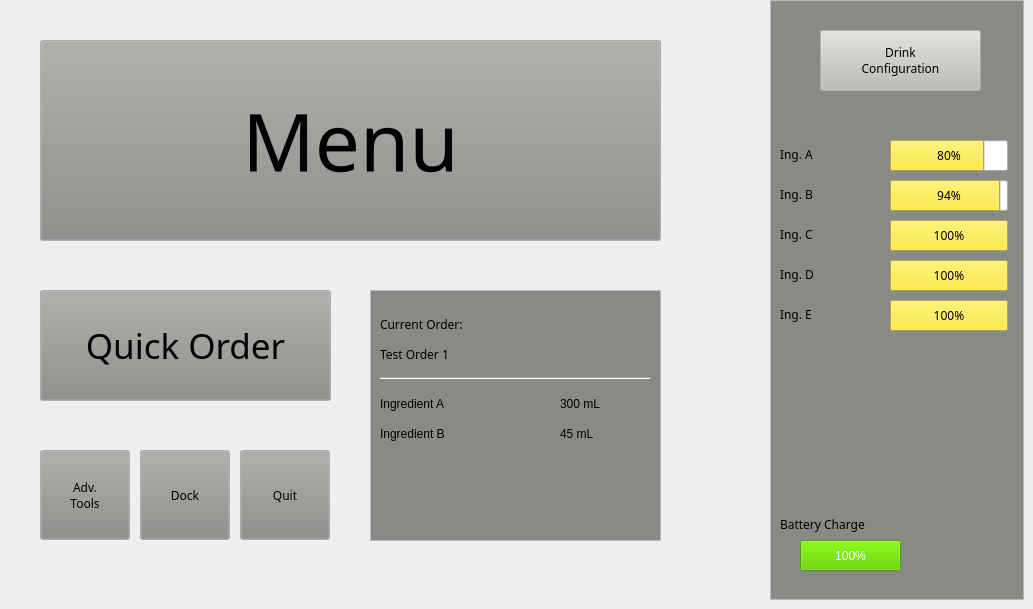
   <widget class="QWidget" name="page">
    <property name="sizePolicy">
     <sizepolicy hsizetype="MinimumExpanding" vsizetype="MinimumExpanding">
      <horstretch>0</horstretch>
      <verstretch>0</verstretch>
     </sizepolicy>
    </property>
    <widget class="QPushButton" name="pushButton_6">
     <property name="geometry">
      <rect>
       <x>820</x>
       <y>30</y>
       <width>161</width>
       <height>61</height>
      </rect>
     </property>
     <property name="palette">
      <palette>
       <active>
        <colorrole role="Button">
         <brush brushstyle="SolidPattern">
          <color alpha="255">
           <red>186</red>
           <green>189</green>
           <blue>182</blue>
          </color>
         </brush>
        </colorrole>
       </active>
       <inactive>
        <colorrole role="Button">
         <brush brushstyle="SolidPattern">
          <color alpha="255">
           <red>186</red>
           <green>189</green>
           <blue>182</blue>
          </color>
         </brush>
        </colorrole>
       </inactive>
       <disabled>
        <colorrole role="Button">
         <brush brushstyle="SolidPattern">
          <color alpha="255">
           <red>186</red>
           <green>189</green>
           <blue>182</blue>
          </color>
         </brush>
        </colorrole>
       </disabled>
      </palette>
     </property>
     <property name="font">
      <font>
       <family>MathJax_Main</family>
      </font>
     </property>
     <property name="text">
      <string>Drink
Configuration</string>
     </property>
    </widget>
    <widget class="QPushButton" name="pushButton">
     <property name="geometry">
      <rect>
       <x>40</x>
       <y>40</y>
       <width>621</width>
       <height>201</height>
      </rect>
     </property>
     <property name="palette">
      <palette>
       <active>
        <colorrole role="Button">
         <brush brushstyle="SolidPattern">
          <color alpha="255">
           <red>136</red>
           <green>138</green>
           <blue>133</blue>
          </color>
         </brush>
        </colorrole>
       </active>
       <inactive>
        <colorrole role="Button">
         <brush brushstyle="SolidPattern">
          <color alpha="255">
           <red>136</red>
           <green>138</green>
           <blue>133</blue>
          </color>
         </brush>
        </colorrole>
       </inactive>
       <disabled>
        <colorrole role="Button">
         <brush brushstyle="SolidPattern">
          <color alpha="255">
           <red>136</red>
           <green>138</green>
           <blue>133</blue>
          </color>
         </brush>
        </colorrole>
       </disabled>
      </palette>
     </property>
     <property name="font">
      <font>
       <family>MathJax_Caligraphic</family>
       <pointsize>60</pointsize>
      </font>
     </property>
     <property name="text">
      <string>Menu</string>
     </property>
    </widget>
    <widget class="QProgressBar" name="progressBar_3">
     <property name="geometry">
      <rect>
       <x>890</x>
       <y>220</y>
       <width>118</width>
       <height>31</height>
      </rect>
     </property>
     <property name="palette">
      <palette>
       <active>
        <colorrole role="Highlight">
         <brush brushstyle="SolidPattern">
          <color alpha="255">
           <red>252</red>
           <green>233</green>
           <blue>79</blue>
          </color>
         </brush>
        </colorrole>
        <colorrole role="HighlightedText">
         <brush brushstyle="SolidPattern">
          <color alpha="255">
           <red>0</red>
           <green>0</green>
           <blue>0</blue>
          </color>
         </brush>
        </colorrole>
       </active>
       <inactive>
        <colorrole role="Highlight">
         <brush brushstyle="SolidPattern">
          <color alpha="255">
           <red>252</red>
           <green>233</green>
           <blue>79</blue>
          </color>
         </brush>
        </colorrole>
        <colorrole role="HighlightedText">
         <brush brushstyle="SolidPattern">
          <color alpha="255">
           <red>0</red>
           <green>0</green>
           <blue>0</blue>
          </color>
         </brush>
        </colorrole>
       </inactive>
       <disabled>
        <colorrole role="Highlight">
         <brush brushstyle="SolidPattern">
          <color alpha="255">
           <red>145</red>
           <green>145</green>
           <blue>145</blue>
          </color>
         </brush>
        </colorrole>
        <colorrole role="HighlightedText">
         <brush brushstyle="SolidPattern">
          <color alpha="255">
           <red>0</red>
           <green>0</green>
           <blue>0</blue>
          </color>
         </brush>
        </colorrole>
       </disabled>
      </palette>
     </property>
     <property name="font">
      <font>
       <family>Piboto Thin</family>
      </font>
     </property>
     <property name="value">
      <number>100</number>
     </property>
    </widget>
    <widget class="QProgressBar" name="progressBar_4">
     <property name="geometry">
      <rect>
       <x>890</x>
       <y>300</y>
       <width>118</width>
       <height>31</height>
      </rect>
     </property>
     <property name="palette">
      <palette>
       <active>
        <colorrole role="Highlight">
         <brush brushstyle="SolidPattern">
          <color alpha="255">
           <red>252</red>
           <green>233</green>
           <blue>79</blue>
          </color>
         </brush>
        </colorrole>
        <colorrole role="HighlightedText">
         <brush brushstyle="SolidPattern">
          <color alpha="255">
           <red>0</red>
           <green>0</green>
           <blue>0</blue>
          </color>
         </brush>
        </colorrole>
       </active>
       <inactive>
        <colorrole role="Highlight">
         <brush brushstyle="SolidPattern">
          <color alpha="255">
           <red>252</red>
           <green>233</green>
           <blue>79</blue>
          </color>
         </brush>
        </colorrole>
        <colorrole role="HighlightedText">
         <brush brushstyle="SolidPattern">
          <color alpha="255">
           <red>0</red>
           <green>0</green>
           <blue>0</blue>
          </color>
         </brush>
        </colorrole>
       </inactive>
       <disabled>
        <colorrole role="Highlight">
         <brush brushstyle="SolidPattern">
          <color alpha="255">
           <red>145</red>
           <green>145</green>
           <blue>145</blue>
          </color>
         </brush>
        </colorrole>
        <colorrole role="HighlightedText">
         <brush brushstyle="SolidPattern">
          <color alpha="255">
           <red>0</red>
           <green>0</green>
           <blue>0</blue>
          </color>
         </brush>
        </colorrole>
       </disabled>
      </palette>
     </property>
     <property name="font">
      <font>
       <family>Piboto Thin</family>
      </font>
     </property>
     <property name="value">
      <number>100</number>
     </property>
    </widget>
    <widget class="QLabel" name="label_7">
     <property name="geometry">
      <rect>
       <x>780</x>
       <y>260</y>
       <width>90</width>
       <height>28</height>
      </rect>
     </property>
     <property name="font">
      <font>
       <family>MathJax_Caligraphic</family>
      </font>
     </property>
     <property name="text">
      <string>Ing. D</string>
     </property>
    </widget>
    <widget class="QProgressBar" name="progressBar_2">
     <property name="geometry">
      <rect>
       <x>890</x>
       <y>180</y>
       <width>118</width>
       <height>31</height>
      </rect>
     </property>
     <property name="palette">
      <palette>
       <active>
        <colorrole role="Highlight">
         <brush brushstyle="SolidPattern">
          <color alpha="255">
           <red>252</red>
           <green>233</green>
           <blue>79</blue>
          </color>
         </brush>
        </colorrole>
        <colorrole role="HighlightedText">
         <brush brushstyle="SolidPattern">
          <color alpha="255">
           <red>0</red>
           <green>0</green>
           <blue>0</blue>
          </color>
         </brush>
        </colorrole>
       </active>
       <inactive>
        <colorrole role="Highlight">
         <brush brushstyle="SolidPattern">
          <color alpha="255">
           <red>252</red>
           <green>233</green>
           <blue>79</blue>
          </color>
         </brush>
        </colorrole>
        <colorrole role="HighlightedText">
         <brush brushstyle="SolidPattern">
          <color alpha="255">
           <red>0</red>
           <green>0</green>
           <blue>0</blue>
          </color>
         </brush>
        </colorrole>
       </inactive>
       <disabled>
        <colorrole role="Highlight">
         <brush brushstyle="SolidPattern">
          <color alpha="255">
           <red>145</red>
           <green>145</green>
           <blue>145</blue>
          </color>
         </brush>
        </colorrole>
        <colorrole role="HighlightedText">
         <brush brushstyle="SolidPattern">
          <color alpha="255">
           <red>0</red>
           <green>0</green>
           <blue>0</blue>
          </color>
         </brush>
        </colorrole>
       </disabled>
      </palette>
     </property>
     <property name="font">
      <font>
       <family>Piboto Thin</family>
      </font>
     </property>
     <property name="value">
      <number>94</number>
     </property>
    </widget>
    <widget class="QLabel" name="label_9">
     <property name="geometry">
      <rect>
       <x>920</x>
       <y>540</y>
       <width>90</width>
       <height>28</height>
      </rect>
     </property>
     <property name="text">
      <string/>
     </property>
    </widget>
    <widget class="Line" name="line">
     <property name="geometry">
      <rect>
       <x>380</x>
       <y>370</y>
       <width>271</width>
       <height>16</height>
      </rect>
     </property>
     <property name="orientation">
      <enum>Qt::Horizontal</enum>
     </property>
    </widget>
    <widget class="QLabel" name="label_11">
     <property name="geometry">
      <rect>
       <x>380</x>
       <y>420</y>
       <width>121</width>
       <height>28</height>
      </rect>
     </property>
     <property name="text">
      <string>Ingredient B</string>
     </property>
    </widget>
    <widget class="QLabel" name="label_8">
     <property name="geometry">
      <rect>
       <x>780</x>
       <y>180</y>
       <width>90</width>
       <height>28</height>
      </rect>
     </property>
     <property name="font">
      <font>
       <family>MathJax_Caligraphic</family>
      </font>
     </property>
     <property name="text">
      <string>Ing. B</string>
     </property>
    </widget>
    <widget class="QListWidget" name="listWidget">
     <property name="geometry">
      <rect>
       <x>770</x>
       <y>0</y>
       <width>254</width>
       <height>600</height>
      </rect>
     </property>
     <property name="palette">
      <palette>
       <active>
        <colorrole role="Button">
         <brush brushstyle="SolidPattern">
          <color alpha="255">
           <red>85</red>
           <green>87</green>
           <blue>83</blue>
          </color>
         </brush>
        </colorrole>
        <colorrole role="Base">
         <brush brushstyle="SolidPattern">
          <color alpha="255">
           <red>136</red>
           <green>138</green>
           <blue>133</blue>
          </color>
         </brush>
        </colorrole>
       </active>
       <inactive>
        <colorrole role="Button">
         <brush brushstyle="SolidPattern">
          <color alpha="255">
           <red>85</red>
           <green>87</green>
           <blue>83</blue>
          </color>
         </brush>
        </colorrole>
        <colorrole role="Base">
         <brush brushstyle="SolidPattern">
          <color alpha="255">
           <red>136</red>
           <green>138</green>
           <blue>133</blue>
          </color>
         </brush>
        </colorrole>
       </inactive>
       <disabled>
        <colorrole role="Button">
         <brush brushstyle="SolidPattern">
          <color alpha="255">
           <red>85</red>
           <green>87</green>
           <blue>83</blue>
          </color>
         </brush>
        </colorrole>
        <colorrole role="Base">
         <brush brushstyle="SolidPattern">
          <color alpha="255">
           <red>85</red>
           <green>87</green>
           <blue>83</blue>
          </color>
         </brush>
        </colorrole>
       </disabled>
      </palette>
     </property>
     <property name="font">
      <font>
       <family>MathJax_Caligraphic</family>
      </font>
     </property>
    </widget>
    <widget class="QListWidget" name="listWidget_2">
     <property name="geometry">
      <rect>
       <x>370</x>
       <y>290</y>
       <width>291</width>
       <height>251</height>
      </rect>
     </property>
     <property name="palette">
      <palette>
       <active>
        <colorrole role="Button">
         <brush brushstyle="SolidPattern">
          <color alpha="255">
           <red>85</red>
           <green>87</green>
           <blue>83</blue>
          </color>
         </brush>
        </colorrole>
        <colorrole role="Base">
         <brush brushstyle="SolidPattern">
          <color alpha="255">
           <red>136</red>
           <green>138</green>
           <blue>133</blue>
          </color>
         </brush>
        </colorrole>
       </active>
       <inactive>
        <colorrole role="Button">
         <brush brushstyle="SolidPattern">
          <color alpha="255">
           <red>85</red>
           <green>87</green>
           <blue>83</blue>
          </color>
         </brush>
        </colorrole>
        <colorrole role="Base">
         <brush brushstyle="SolidPattern">
          <color alpha="255">
           <red>136</red>
           <green>138</green>
           <blue>133</blue>
          </color>
         </brush>
        </colorrole>
       </inactive>
       <disabled>
        <colorrole role="Button">
         <brush brushstyle="SolidPattern">
          <color alpha="255">
           <red>85</red>
           <green>87</green>
           <blue>83</blue>
          </color>
         </brush>
        </colorrole>
        <colorrole role="Base">
         <brush brushstyle="SolidPattern">
          <color alpha="255">
           <red>85</red>
           <green>87</green>
           <blue>83</blue>
          </color>
         </brush>
        </colorrole>
       </disabled>
      </palette>
     </property>
    </widget>
    <widget class="QLabel" name="label_6">
     <property name="geometry">
      <rect>
       <x>780</x>
       <y>300</y>
       <width>90</width>
       <height>28</height>
      </rect>
     </property>
     <property name="font">
      <font>
       <family>MathJax_Caligraphic</family>
      </font>
     </property>
     <property name="text">
      <string>Ing. E</string>
     </property>
    </widget>
    <widget class="QLabel" name="label_12">
     <property name="geometry">
      <rect>
       <x>560</x>
       <y>390</y>
       <width>90</width>
       <height>28</height>
      </rect>
     </property>
     <property name="text">
      <string>300 mL</string>
     </property>
    </widget>
    <widget class="QPushButton" name="pushButton_2">
     <property name="geometry">
      <rect>
       <x>40</x>
       <y>290</y>
       <width>291</width>
       <height>111</height>
      </rect>
     </property>
     <property name="palette">
      <palette>
       <active>
        <colorrole role="Button">
         <brush brushstyle="SolidPattern">
          <color alpha="255">
           <red>136</red>
           <green>138</green>
           <blue>133</blue>
          </color>
         </brush>
        </colorrole>
        <colorrole role="Base">
         <brush brushstyle="SolidPattern">
          <color alpha="255">
           <red>136</red>
           <green>138</green>
           <blue>133</blue>
          </color>
         </brush>
        </colorrole>
       </active>
       <inactive>
        <colorrole role="Button">
         <brush brushstyle="SolidPattern">
          <color alpha="255">
           <red>136</red>
           <green>138</green>
           <blue>133</blue>
          </color>
         </brush>
        </colorrole>
        <colorrole role="Base">
         <brush brushstyle="SolidPattern">
          <color alpha="255">
           <red>136</red>
           <green>138</green>
           <blue>133</blue>
          </color>
         </brush>
        </colorrole>
       </inactive>
       <disabled>
        <colorrole role="Button">
         <brush brushstyle="SolidPattern">
          <color alpha="255">
           <red>136</red>
           <green>138</green>
           <blue>133</blue>
          </color>
         </brush>
        </colorrole>
        <colorrole role="Base">
         <brush brushstyle="SolidPattern">
          <color alpha="255">
           <red>85</red>
           <green>87</green>
           <blue>83</blue>
          </color>
         </brush>
        </colorrole>
       </disabled>
      </palette>
     </property>
     <property name="font">
      <font>
       <family>MathJax_Caligraphic</family>
       <pointsize>26</pointsize>
      </font>
     </property>
     <property name="text">
      <string>Quick Order</string>
     </property>
    </widget>
    <widget class="QPushButton" name="pushButton_5">
     <property name="geometry">
      <rect>
       <x>240</x>
       <y>450</y>
       <width>90</width>
       <height>90</height>
      </rect>
     </property>
     <property name="palette">
      <palette>
       <active>
        <colorrole role="Button">
         <brush brushstyle="SolidPattern">
          <color alpha="255">
           <red>136</red>
           <green>138</green>
           <blue>133</blue>
          </color>
         </brush>
        </colorrole>
        <colorrole role="Base">
         <brush brushstyle="SolidPattern">
          <color alpha="255">
           <red>136</red>
           <green>138</green>
           <blue>133</blue>
          </color>
         </brush>
        </colorrole>
       </active>
       <inactive>
        <colorrole role="Button">
         <brush brushstyle="SolidPattern">
          <color alpha="255">
           <red>136</red>
           <green>138</green>
           <blue>133</blue>
          </color>
         </brush>
        </colorrole>
        <colorrole role="Base">
         <brush brushstyle="SolidPattern">
          <color alpha="255">
           <red>136</red>
           <green>138</green>
           <blue>133</blue>
          </color>
         </brush>
        </colorrole>
       </inactive>
       <disabled>
        <colorrole role="Button">
         <brush brushstyle="SolidPattern">
          <color alpha="255">
           <red>136</red>
           <green>138</green>
           <blue>133</blue>
          </color>
         </brush>
        </colorrole>
        <colorrole role="Base">
         <brush brushstyle="SolidPattern">
          <color alpha="255">
           <red>85</red>
           <green>87</green>
           <blue>83</blue>
          </color>
         </brush>
        </colorrole>
       </disabled>
      </palette>
     </property>
     <property name="font">
      <font>
       <family>MathJax_Main</family>
      </font>
     </property>
     <property name="text">
      <string>Quit</string>
     </property>
    </widget>
    <widget class="QLabel" name="label_4">
     <property name="geometry">
      <rect>
       <x>780</x>
       <y>140</y>
       <width>90</width>
       <height>28</height>
      </rect>
     </property>
     <property name="font">
      <font>
       <family>MathJax_Caligraphic</family>
      </font>
     </property>
     <property name="text">
      <string>Ing. A</string>
     </property>
    </widget>
    <widget class="QLabel" name="label">
     <property name="geometry">
      <rect>
       <x>380</x>
       <y>310</y>
       <width>151</width>
       <height>28</height>
      </rect>
     </property>
     <property name="font">
      <font>
       <family>MathJax_Caligraphic</family>
      </font>
     </property>
     <property name="text">
      <string>Current Order:</string>
     </property>
    </widget>
    <widget class="QPushButton" name="pushButton_4">
     <property name="geometry">
      <rect>
       <x>140</x>
       <y>450</y>
       <width>90</width>
       <height>90</height>
      </rect>
     </property>
     <property name="palette">
      <palette>
       <active>
        <colorrole role="Button">
         <brush brushstyle="SolidPattern">
          <color alpha="255">
           <red>136</red>
           <green>138</green>
           <blue>133</blue>
          </color>
         </brush>
        </colorrole>
        <colorrole role="Base">
         <brush brushstyle="SolidPattern">
          <color alpha="255">
           <red>136</red>
           <green>138</green>
           <blue>133</blue>
          </color>
         </brush>
        </colorrole>
       </active>
       <inactive>
        <colorrole role="Button">
         <brush brushstyle="SolidPattern">
          <color alpha="255">
           <red>136</red>
           <green>138</green>
           <blue>133</blue>
          </color>
         </brush>
        </colorrole>
        <colorrole role="Base">
         <brush brushstyle="SolidPattern">
          <color alpha="255">
           <red>136</red>
           <green>138</green>
           <blue>133</blue>
          </color>
         </brush>
        </colorrole>
       </inactive>
       <disabled>
        <colorrole role="Button">
         <brush brushstyle="SolidPattern">
          <color alpha="255">
           <red>136</red>
           <green>138</green>
           <blue>133</blue>
          </color>
         </brush>
        </colorrole>
        <colorrole role="Base">
         <brush brushstyle="SolidPattern">
          <color alpha="255">
           <red>85</red>
           <green>87</green>
           <blue>83</blue>
          </color>
         </brush>
        </colorrole>
       </disabled>
      </palette>
     </property>
     <property name="font">
      <font>
       <family>MathJax_Main</family>
      </font>
     </property>
     <property name="text">
      <string>Dock</string>
     </property>
    </widget>
    <widget class="QProgressBar" name="BatteryCharge">
     <property name="geometry">
      <rect>
       <x>800</x>
       <y>540</y>
       <width>101</width>
       <height>31</height>
      </rect>
     </property>
     <property name="palette">
      <palette>
       <active>
        <colorrole role="Highlight">
         <brush brushstyle="SolidPattern">
          <color alpha="255">
           <red>115</red>
           <green>210</green>
           <blue>22</blue>
          </color>
         </brush>
        </colorrole>
       </active>
       <inactive>
        <colorrole role="Highlight">
         <brush brushstyle="SolidPattern">
          <color alpha="255">
           <red>115</red>
           <green>210</green>
           <blue>22</blue>
          </color>
         </brush>
        </colorrole>
       </inactive>
       <disabled>
        <colorrole role="Highlight">
         <brush brushstyle="SolidPattern">
          <color alpha="255">
           <red>145</red>
           <green>145</green>
           <blue>145</blue>
          </color>
         </brush>
        </colorrole>
       </disabled>
      </palette>
     </property>
     <property name="value">
      <number>100</number>
     </property>
    </widget>
    <widget class="QProgressBar" name="progressBar_5">
     <property name="geometry">
      <rect>
       <x>890</x>
       <y>260</y>
       <width>118</width>
       <height>31</height>
      </rect>
     </property>
     <property name="palette">
      <palette>
       <active>
        <colorrole role="Highlight">
         <brush brushstyle="SolidPattern">
          <color alpha="255">
           <red>252</red>
           <green>233</green>
           <blue>79</blue>
          </color>
         </brush>
        </colorrole>
        <colorrole role="HighlightedText">
         <brush brushstyle="SolidPattern">
          <color alpha="255">
           <red>0</red>
           <green>0</green>
           <blue>0</blue>
          </color>
         </brush>
        </colorrole>
       </active>
       <inactive>
        <colorrole role="Highlight">
         <brush brushstyle="SolidPattern">
          <color alpha="255">
           <red>252</red>
           <green>233</green>
           <blue>79</blue>
          </color>
         </brush>
        </colorrole>
        <colorrole role="HighlightedText">
         <brush brushstyle="SolidPattern">
          <color alpha="255">
           <red>0</red>
           <green>0</green>
           <blue>0</blue>
          </color>
         </brush>
        </colorrole>
       </inactive>
       <disabled>
        <colorrole role="Highlight">
         <brush brushstyle="SolidPattern">
          <color alpha="255">
           <red>145</red>
           <green>145</green>
           <blue>145</blue>
          </color>
         </brush>
        </colorrole>
        <colorrole role="HighlightedText">
         <brush brushstyle="SolidPattern">
          <color alpha="255">
           <red>0</red>
           <green>0</green>
           <blue>0</blue>
          </color>
         </brush>
        </colorrole>
       </disabled>
      </palette>
     </property>
     <property name="font">
      <font>
       <family>Piboto Thin</family>
      </font>
     </property>
     <property name="value">
      <number>100</number>
     </property>
    </widget>
    <widget class="QLabel" name="label_2">
     <property name="geometry">
      <rect>
       <x>380</x>
       <y>340</y>
       <width>141</width>
       <height>28</height>
      </rect>
     </property>
     <property name="font">
      <font>
       <family>MathJax_Main</family>
      </font>
     </property>
     <property name="text">
      <string>Test Order 1</string>
     </property>
    </widget>
    <widget class="QProgressBar" name="progressBar">
     <property name="geometry">
      <rect>
       <x>890</x>
       <y>140</y>
       <width>118</width>
       <height>31</height>
      </rect>
     </property>
     <property name="palette">
      <palette>
       <active>
        <colorrole role="Highlight">
         <brush brushstyle="SolidPattern">
          <color alpha="255">
           <red>252</red>
           <green>233</green>
           <blue>79</blue>
          </color>
         </brush>
        </colorrole>
        <colorrole role="HighlightedText">
         <brush brushstyle="SolidPattern">
          <color alpha="255">
           <red>0</red>
           <green>0</green>
           <blue>0</blue>
          </color>
         </brush>
        </colorrole>
       </active>
       <inactive>
        <colorrole role="Highlight">
         <brush brushstyle="SolidPattern">
          <color alpha="255">
           <red>252</red>
           <green>233</green>
           <blue>79</blue>
          </color>
         </brush>
        </colorrole>
        <colorrole role="HighlightedText">
         <brush brushstyle="SolidPattern">
          <color alpha="255">
           <red>0</red>
           <green>0</green>
           <blue>0</blue>
          </color>
         </brush>
        </colorrole>
       </inactive>
       <disabled>
        <colorrole role="Highlight">
         <brush brushstyle="SolidPattern">
          <color alpha="255">
           <red>145</red>
           <green>145</green>
           <blue>145</blue>
          </color>
         </brush>
        </colorrole>
        <colorrole role="HighlightedText">
         <brush brushstyle="SolidPattern">
          <color alpha="255">
           <red>0</red>
           <green>0</green>
           <blue>0</blue>
          </color>
         </brush>
        </colorrole>
       </disabled>
      </palette>
     </property>
     <property name="font">
      <font>
       <family>Piboto Thin</family>
      </font>
     </property>
     <property name="value">
      <number>80</number>
     </property>
    </widget>
    <widget class="QLabel" name="label_13">
     <property name="geometry">
      <rect>
       <x>560</x>
       <y>420</y>
       <width>90</width>
       <height>28</height>
      </rect>
     </property>
     <property name="text">
      <string>45 mL</string>
     </property>
    </widget>
    <widget class="QLabel" name="label_10">
     <property name="geometry">
      <rect>
       <x>380</x>
       <y>390</y>
       <width>121</width>
       <height>28</height>
      </rect>
     </property>
     <property name="text">
      <string>Ingredient A</string>
     </property>
    </widget>
    <widget class="QLabel" name="label_5">
     <property name="geometry">
      <rect>
       <x>780</x>
       <y>220</y>
       <width>90</width>
       <height>28</height>
      </rect>
     </property>
     <property name="font">
      <font>
       <family>MathJax_Caligraphic</family>
      </font>
     </property>
     <property name="text">
      <string>Ing. C</string>
     </property>
    </widget>
    <widget class="QPushButton" name="pushButton_3">
     <property name="geometry">
      <rect>
       <x>40</x>
       <y>450</y>
       <width>90</width>
       <height>90</height>
      </rect>
     </property>
     <property name="palette">
      <palette>
       <active>
        <colorrole role="Button">
         <brush brushstyle="SolidPattern">
          <color alpha="255">
           <red>136</red>
           <green>138</green>
           <blue>133</blue>
          </color>
         </brush>
        </colorrole>
        <colorrole role="Base">
         <brush brushstyle="SolidPattern">
          <color alpha="255">
           <red>136</red>
           <green>138</green>
           <blue>133</blue>
          </color>
         </brush>
        </colorrole>
       </active>
       <inactive>
        <colorrole role="Button">
         <brush brushstyle="SolidPattern">
          <color alpha="255">
           <red>136</red>
           <green>138</green>
           <blue>133</blue>
          </color>
         </brush>
        </colorrole>
        <colorrole role="Base">
         <brush brushstyle="SolidPattern">
          <color alpha="255">
           <red>136</red>
           <green>138</green>
           <blue>133</blue>
          </color>
         </brush>
        </colorrole>
       </inactive>
       <disabled>
        <colorrole role="Button">
         <brush brushstyle="SolidPattern">
          <color alpha="255">
           <red>136</red>
           <green>138</green>
           <blue>133</blue>
          </color>
         </brush>
        </colorrole>
        <colorrole role="Base">
         <brush brushstyle="SolidPattern">
          <color alpha="255">
           <red>85</red>
           <green>87</green>
           <blue>83</blue>
          </color>
         </brush>
        </colorrole>
       </disabled>
      </palette>
     </property>
     <property name="font">
      <font>
       <family>MathJax_Main</family>
      </font>
     </property>
     <property name="text">
      <string>Adv. 
Tools</string>
     </property>
    </widget>
    <widget class="QLabel" name="label_3">
     <property name="geometry">
      <rect>
       <x>780</x>
       <y>510</y>
       <width>141</width>
       <height>28</height>
      </rect>
     </property>
     <property name="font">
      <font>
       <family>MathJax_Main</family>
      </font>
     </property>
     <property name="text">
      <string>Battery Charge</string>
     </property>
    </widget>
    <zorder>pushButton</zorder>
    <zorder>listWidget</zorder>
    <zorder>listWidget_2</zorder>
    <zorder>label_12</zorder>
    <zorder>pushButton_2</zorder>
    <zorder>pushButton_5</zorder>
    <zorder>label_4</zorder>
    <zorder>label</zorder>
    <zorder>pushButton_4</zorder>
    <zorder>BatteryCharge</zorder>
    <zorder>progressBar_5</zorder>
    <zorder>label_2</zorder>
    <zorder>label_13</zorder>
    <zorder>label_10</zorder>
    <zorder>label_5</zorder>
    <zorder>pushButton_3</zorder>
    <zorder>label_3</zorder>
    <zorder>line</zorder>
    <zorder>label_9</zorder>
    <zorder>label_8</zorder>
    <zorder>label_7</zorder>
    <zorder>label_6</zorder>
    <zorder>progressBar</zorder>
    <zorder>progressBar_2</zorder>
    <zorder>progressBar_3</zorder>
    <zorder>progressBar_4</zorder>
    <zorder>label_11</zorder>
    <zorder>pushButton_6</zorder>
   </widget>
